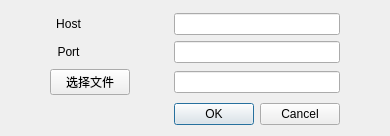
<?xml version="1.0" encoding="UTF-8"?>
<ui version="4.0">
 <class>Dialog</class>
 <widget class="QDialog" name="Dialog">
  <property name="geometry">
   <rect>
    <x>0</x>
    <y>0</y>
    <width>390</width>
    <height>136</height>
   </rect>
  </property>
  <property name="windowTitle">
   <string>Dialog</string>
  </property>
  <layout class="QGridLayout" name="gridLayout">
   <item row="2" column="1">
    <widget class="QLabel" name="label_2">
     <property name="text">
      <string>Port</string>
     </property>
     <property name="alignment">
      <set>Qt::AlignCenter</set>
     </property>
    </widget>
   </item>
   <item row="0" column="3">
    <spacer name="verticalSpacer">
     <property name="orientation">
      <enum>Qt::Vertical</enum>
     </property>
     <property name="sizeHint" stdset="0">
      <size>
       <width>20</width>
       <height>40</height>
      </size>
     </property>
    </spacer>
   </item>
   <item row="1" column="1">
    <widget class="QLabel" name="label">
     <property name="text">
      <string>Host</string>
     </property>
     <property name="alignment">
      <set>Qt::AlignCenter</set>
     </property>
    </widget>
   </item>
   <item row="1" column="4">
    <widget class="QLineEdit" name="host_line"/>
   </item>
   <item row="5" column="4">
    <widget class="QDialogButtonBox" name="buttonBox">
     <property name="orientation">
      <enum>Qt::Horizontal</enum>
     </property>
     <property name="standardButtons">
      <set>QDialogButtonBox::Cancel|QDialogButtonBox::Ok</set>
     </property>
    </widget>
   </item>
   <item row="4" column="4">
    <spacer name="verticalSpacer_2">
     <property name="orientation">
      <enum>Qt::Vertical</enum>
     </property>
     <property name="sizeHint" stdset="0">
      <size>
       <width>20</width>
       <height>40</height>
      </size>
     </property>
    </spacer>
   </item>
   <item row="1" column="5">
    <spacer name="horizontalSpacer_3">
     <property name="orientation">
      <enum>Qt::Horizontal</enum>
     </property>
     <property name="sizeHint" stdset="0">
      <size>
       <width>40</width>
       <height>20</height>
      </size>
     </property>
    </spacer>
   </item>
   <item row="2" column="4">
    <widget class="QLineEdit" name="port_line"/>
   </item>
   <item row="1" column="3">
    <spacer name="horizontalSpacer_2">
     <property name="orientation">
      <enum>Qt::Horizontal</enum>
     </property>
     <property name="sizeHint" stdset="0">
      <size>
       <width>40</width>
       <height>20</height>
      </size>
     </property>
    </spacer>
   </item>
   <item row="3" column="4">
    <widget class="QLineEdit" name="path_line"/>
   </item>
   <item row="1" column="0">
    <spacer name="horizontalSpacer">
     <property name="orientation">
      <enum>Qt::Horizontal</enum>
     </property>
     <property name="sizeHint" stdset="0">
      <size>
       <width>40</width>
       <height>20</height>
      </size>
     </property>
    </spacer>
   </item>
   <item row="3" column="1" colspan="2">
    <widget class="QPushButton" name="pushButton">
     <property name="text">
      <string>选择文件</string>
     </property>
    </widget>
   </item>
  </layout>
 </widget>
 <resources/>
 <connections>
  <connection>
   <sender>buttonBox</sender>
   <signal>accepted()</signal>
   <receiver>Dialog</receiver>
   <slot>accept()</slot>
   <hints>
    <hint type="sourcelabel">
     <x>248</x>
     <y>254</y>
    </hint>
    <hint type="destinationlabel">
     <x>157</x>
     <y>274</y>
    </hint>
   </hints>
  </connection>
  <connection>
   <sender>buttonBox</sender>
   <signal>rejected()</signal>
   <receiver>Dialog</receiver>
   <slot>reject()</slot>
   <hints>
    <hint type="sourcelabel">
     <x>316</x>
     <y>260</y>
    </hint>
    <hint type="destinationlabel">
     <x>286</x>
     <y>274</y>
    </hint>
   </hints>
  </connection>
 </connections>
</ui>
